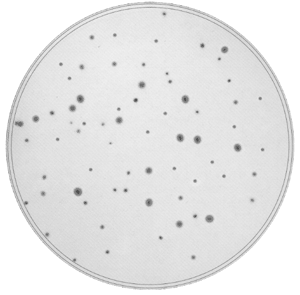
#> input picture 数字图像/频率域图像处理课程设计/ex/img_gray/Colony3.bmp, 300 x 295 px
$ python ImgSplitter.py
#> lines starting #> are read from the running program, lines starting #| are printed output that depends on the picture
### 数字图像/频率域图像处理课程设计/ex/utils.py
# -*-coding:utf-8 -*-
import PIL.Image
import numpy as np
from scipy import ndimage as ndi
from matplotlib import  pyplot as plt
"""
# File       : utils
# Time       ：2023/6/14 16:33
# Author     ：chenyu
# version    ：python 3.8
# Description：实现一些功能
"""
class Counter:
    def getimg_arr(self, img_arr):
        self._img_arr = img_arr

    # [46 lines left out: functions count, dfs_f, fillfunc, not called in this run]

def get_img(path):
    """
    获取图像
    :param path: 路径
    :return: 图像
    """
#> called with path = './img_gray/Colony3.bmp'
    image = PIL.Image.open(path)
#> image is the input picture: PIL image 300x295 L; min 81, max 255, mean 231
#| 295 300
    return image

# [42 lines left out: functions switch, show_multi_images, get_imags, get_image, not called in this run]

### 数字图像/频率域图像处理课程设计/ex/ImgArrSwitch.py
# -*-coding:utf-8 -*-
import numpy as np
from PIL import Image
"""
# File       : ImgArrSwitch
# Time       ：2023/6/14 15:55
# Author     ：chenyu
# version    ：python 3.8
# Description：图像和arr互相转换
"""
def image2arr(img):
    return np.array(img)

def arr2image(arr):
    return Image.fromarray(arr).convert('L')

### 数字图像/频率域图像处理课程设计/ex/ImgSplitter.py
# -*-coding:utf-8 -*-
import numpy as np
from utils import *
from ImgArrSwitch import *
"""
# File       : ImgSplitter
# Time       ：2023/6/14 15:57
# Author     ：chenyu
# version    ：python 3.8
# Description：切割图象获取ROI（region of interesting）， 比如把菌落的培养皿以外部分像素点置零
"""


def splitter(img_arr, ratio):
    """
    :param img_arr: 输入图像arr
    :param ratio: 切割比率：最短边的一半的占比
    :return: 返回圆以外的点像素为指定值 区域内平均像素值
    """
#> called with ratio = 0.9
    sum, count = 0, 0   # 记录ROI里的像素值总和，计数
    img_arr_cp = np.zeros((img_arr.shape[0], img_arr.shape[1])) #获取副本
    # 计算中间元素坐标
    center_x = int(img_arr.shape[0]//2)
#> center_x = 147
    center_y = int(img_arr.shape[1]//2)
#> center_y = 150
    # 计算半径
    radius = int(ratio*(min(img_arr.shape[0], img_arr.shape[1])/2))
#> radius = 132
    # 遍历求ROI均值
    for i in range(img_arr_cp.shape[0]):
        for j in range(img_arr_cp.shape[1]):
            if abs(center_x - i)**2 + abs(center_y - j)**2 < int(radius**2):
                sum += img_arr[i, j]
                count += 1
                img_arr_cp[i, j] = img_arr[i, j]
            else: img_arr_cp[i, j] = 0
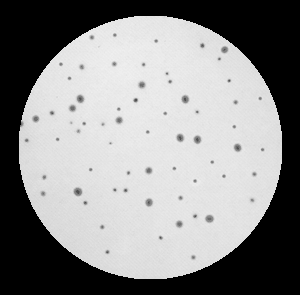
#> img_arr_cp: shape (295, 300) float64; min 0, max 238, mean 139
#> after the loop, count = 54689; sum = 12304656
    val = int(sum / count)
#> val = 224
    # 将均值填充到边缘
    for i in range(img_arr_cp.shape[0]):
        for j in range(img_arr_cp.shape[1]):
            if abs(center_x - i)**2 + abs(center_y - j)**2 < int(radius**2):
                sum += img_arr[i, j]
                count += 1
                img_arr_cp[i, j] = img_arr[i, j]
            else: img_arr_cp[i, j] = val
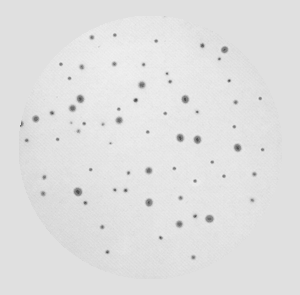
#> img_arr_cp: shape (295, 300) float64; min 81, max 238, mean 224.6
#> after the loop, count = 109378; sum = 24609312
    return img_arr_cp, val

if __name__ == '__main__':
    img = get_img('./img_gray/Colony3.bmp')
    img_arr = image2arr(img)
    print(img_arr.shape[0], img_arr.shape[1])
    img_arr, _ = splitter(img_arr, 0.9)
    print(_)
#| 224
    img = arr2image(img_arr)
    img.show()

$ run again, with 数字图像/频率域图像处理课程设计/ex/img_gray/Colony1.bmp copied over 数字图像/频率域图像处理课程设计/ex/img_gray/Colony3.bmp
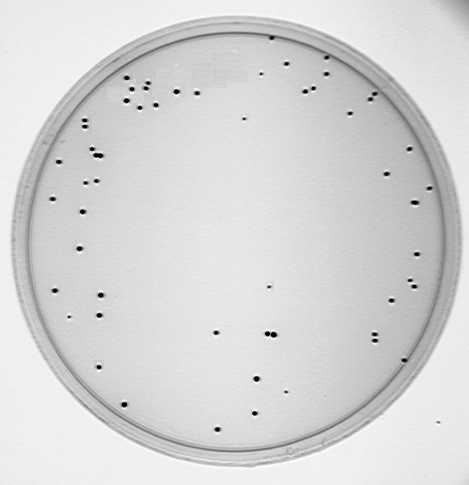
#> input picture 数字图像/频率域图像处理课程设计/ex/img_gray/Colony1.bmp, 469 x 485 px
#> in get_img, image is the input picture: PIL image 469x485 L; min 0, max 255, mean 213.9
#| 485 469
#> after the loop in splitter, `for i in range(img_arr_cp.shape[0]):`:
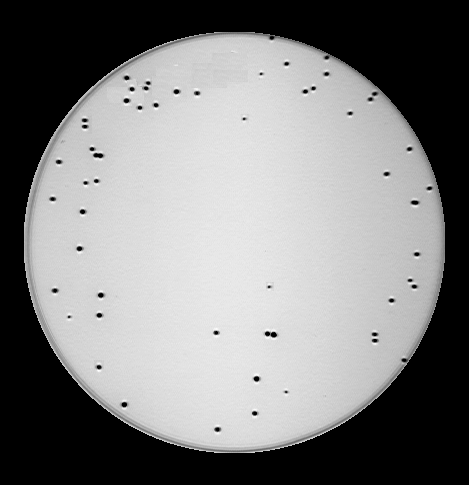
#> img_arr_cp: shape (485, 469) float64; min 0, max 255, mean 127.9
#> after the loop in splitter, `for i in range(img_arr_cp.shape[0]):`: count = 139805; sum = 29088688
#> val = 208
#> after the loop in splitter, `for i in range(img_arr_cp.shape[0]):`:
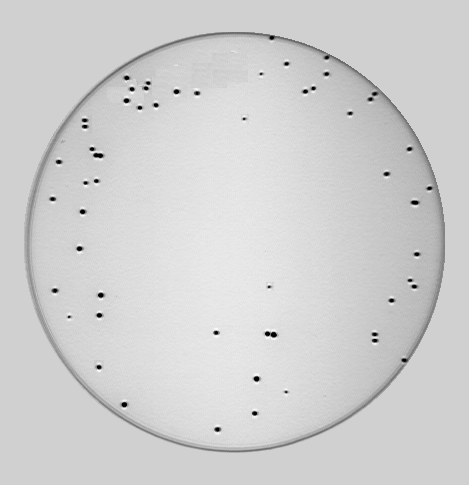
#> img_arr_cp: shape (485, 469) float64; min 0, max 255, mean 208
#> after the loop in splitter, `for i in range(img_arr_cp.shape[0]):`: count = 279610; sum = 58177376
#| 208

$ run again, with 数字图像/频率域图像处理课程设计/ex/img_gray/Colony2.bmp copied over 数字图像/频率域图像处理课程设计/ex/img_gray/Colony3.bmp
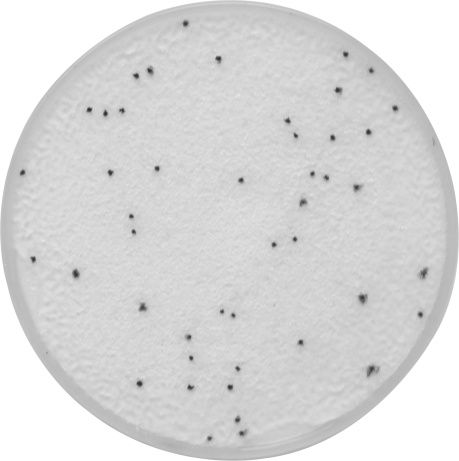
#> input picture 数字图像/频率域图像处理课程设计/ex/img_gray/Colony2.bmp, 459 x 461 px
#> in get_img, image is the input picture: PIL image 459x461 L; min 46, max 255, mean 217.4
#| 461 459
#> after the loop in splitter, `for i in range(img_arr_cp.shape[0]):`:
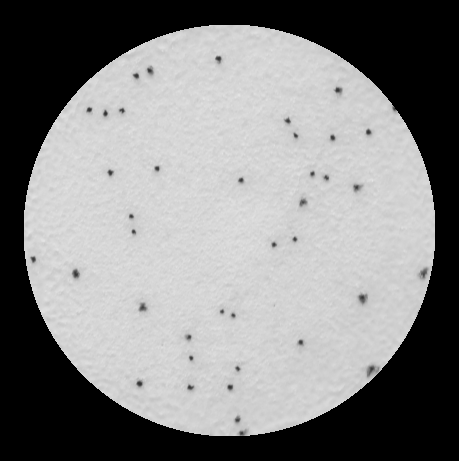
#> img_arr_cp: shape (461, 459) float64; min 0, max 229, mean 132
#> after the loop in splitter, `for i in range(img_arr_cp.shape[0]):`: count = 133297; sum = 27931365
#> val = 209
#> after the loop in splitter, `for i in range(img_arr_cp.shape[0]):`:
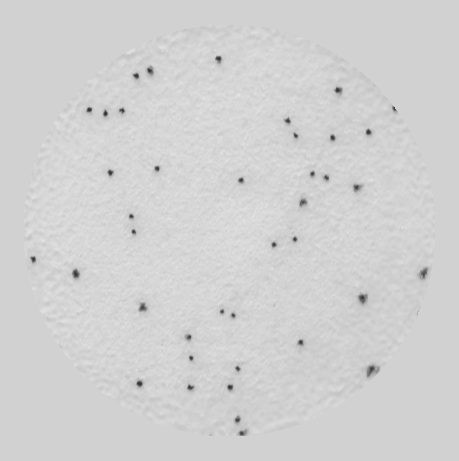
#> img_arr_cp: shape (461, 459) float64; min 46, max 229, mean 209.3
#> after the loop in splitter, `for i in range(img_arr_cp.shape[0]):`: count = 266594; sum = 55862730
#| 209
